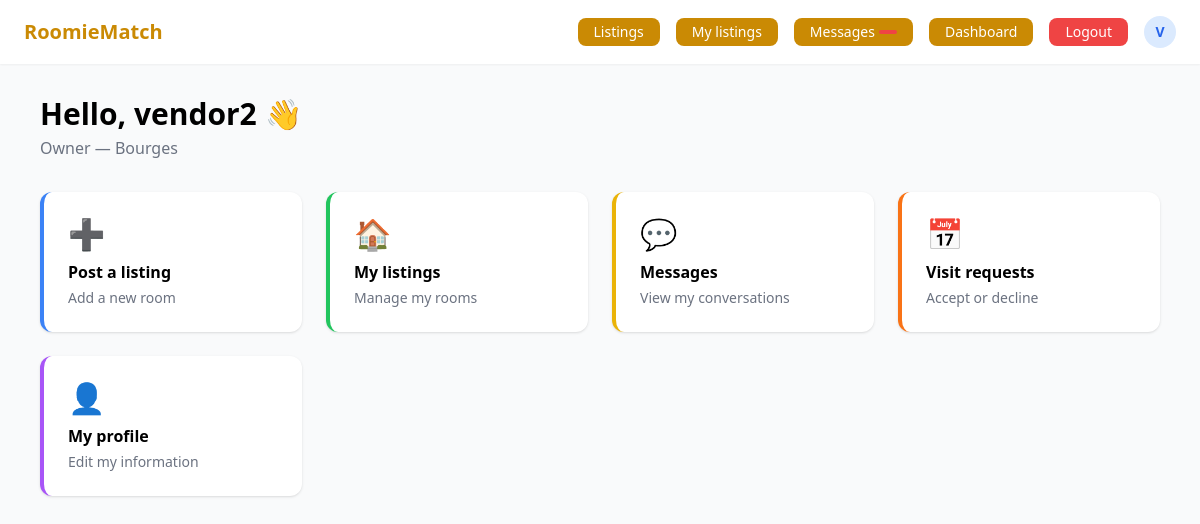
The page /accounts/dashboard/ (signed in) on the database as committed earlier.
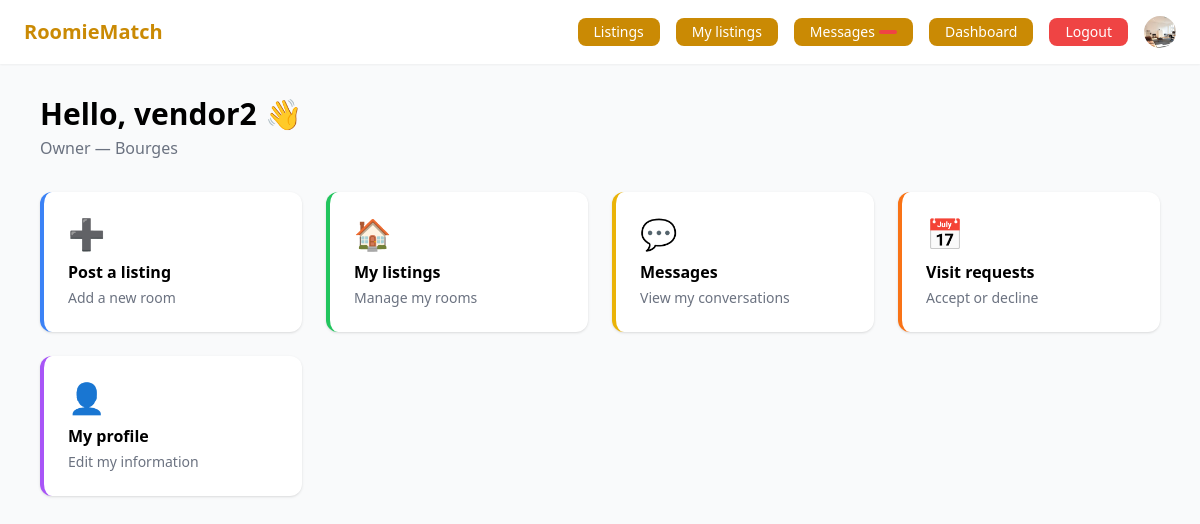
The same page on the database as committed later.
### accounts/models.py (models this page shows, shortened)
class User(AbstractUser):
    class Role(models.TextChoices):
        SEEKER = 'seeker', 'Seeker'    # looking for a room
        OWNER  = 'owner',  'Owner'     # offering a room
    role   = models.CharField(max_length=20, choices=Role.choices, default=Role.SEEKER)
    avatar = models.ImageField(upload_to='avatars/', null=True, blank=True)
    phone  = models.CharField(max_length=20, blank=True)
    bio    = models.TextField(blank=True)
    city   = models.CharField(max_length=100, blank=True)
    def is_seeker(self):
        return self.role == self.Role.SEEKER
    def is_owner(self):
        return self.role == self.Role.OWNER

### accounts/views.py (the view)
# urls.py: path('dashboard/', views.dashboard,   name='dashboard'),
@login_required
def dashboard(request):
    return render(request, 'accounts/dashboard.html')

### templates/accounts/dashboard.html (shortened to what this page needs)
{% extends 'base.html' %}
{% block content %}
<div class="mb-8">
  <h1 class="text-3xl font-bold">Hello, {{ user.username }} 👋</h1>
  <p class="text-gray-500 mt-1">{{ user.get_role_display }} — {{ user.city }}</p>
</div>
{% if user.is_seeker %}
  <div class="grid grid-cols-1 md:grid-cols-2 lg:grid-cols-4 gap-6">
    <a href="{% url 'matching:best_matches' %}"
       class="bg-white rounded-xl shadow p-6 hover:shadow-md transition border-l-4 border-blue-500">
      <p class="text-3xl mb-2">🎯</p>
      <p class="font-semibold">My best matches</p>
      <p class="text-gray-500 text-sm mt-1">See compatible listings</p>
    </a>
    <a href="{% url 'listings:list' %}"
       class="bg-white rounded-xl shadow p-6 hover:shadow-md transition border-l-4 border-green-500">
      <p class="text-3xl mb-2">🔍</p>
      <p class="font-semibold">Browse listings</p>
      <p class="text-gray-500 text-sm mt-1">Search all available rooms</p>
    </a>
    <a href="{% url 'messaging:inbox' %}"
       class="bg-white rounded-xl shadow p-6 hover:shadow-md transition border-l-4 border-yellow-500">
      <p class="text-3xl mb-2">💬</p>
      <p class="font-semibold">Messages</p>
      <p class="text-gray-500 text-sm mt-1">View my conversations</p>
    </a>
      <a href="{% url 'visits:my_visits' %}"
        class="bg-white rounded-xl shadow p-6 hover:shadow-md transition border-l-4 border-orange-500">
        <p class="text-3xl mb-2">📅</p>
        <p class="font-semibold">My visits</p>
        <p class="text-gray-500 text-sm mt-1">Track my visit requests</p>
      </a>
    <a href="{% url 'profile' %}"
       class="bg-white rounded-xl shadow p-6 hover:shadow-md transition border-l-4 border-purple-500">
      <p class="text-3xl mb-2">👤</p>
      <p class="font-semibold">My profile</p>
      <p class="text-gray-500 text-sm mt-1">Update my preferences</p>
    </a>
  </div>
{% else %}
  <div class="grid grid-cols-1 md:grid-cols-2 lg:grid-cols-4 gap-6">
    <a href="{% url 'listings:create' %}"
       class="bg-white rounded-xl shadow p-6 hover:shadow-md transition border-l-4 border-blue-500">
      <p class="text-3xl mb-2">➕</p>
      <p class="font-semibold">Post a listing</p>
      <p class="text-gray-500 text-sm mt-1">Add a new room</p>
    </a>
    <a href="{% url 'listings:my_listings' %}"
       class="bg-white rounded-xl shadow p-6 hover:shadow-md transition border-l-4 border-green-500">
      <p class="text-3xl mb-2">🏠</p>
      <p class="font-semibold">My listings</p>
      <p class="text-gray-500 text-sm mt-1">Manage my rooms</p>
    </a>
    <a href="{% url 'messaging:inbox' %}"
       class="bg-white rounded-xl shadow p-6 hover:shadow-md transition border-l-4 border-yellow-500">
      <p class="text-3xl mb-2">💬</p>
      <p class="font-semibold">Messages</p>
      <p class="text-gray-500 text-sm mt-1">View my conversations</p>
    </a>
      <a href="{% url 'visits:manage' %}"
        class="bg-white rounded-xl shadow p-6 hover:shadow-md transition border-l-4 border-orange-500">
        <p class="text-3xl mb-2">📅</p>
        <p class="font-semibold">Visit requests</p>
        <p class="text-gray-500 text-sm mt-1">Accept or decline</p>
      </a>
    <a href="{% url 'profile' %}"
       class="bg-white rounded-xl shadow p-6 hover:shadow-md transition border-l-4 border-purple-500">
      <p class="text-3xl mb-2">👤</p>
      <p class="font-semibold">My profile</p>
      <p class="text-gray-500 text-sm mt-1">Edit my information</p>
    </a>
  </div>
{% endif %}
{% endblock %}

### templates/base.html (shortened to what this page needs)
<!DOCTYPE html>
<html lang="en">
<head>
  <script src="https://cdn.tailwindcss.com"></script>
</head>
<body class="bg-gray-50 min-h-screen">
  <nav class="bg-white shadow-sm px-6 py-4 flex items-center justify-between">
    <a href="/" class="text-xl font-bold text-yellow-600">RoomieMatch</a>
    <div class="flex items-center gap-4 text-sm">
      <a href="{% url 'listings:list' %}" class="bg-yellow-600 text-white px-4 py-1 rounded-lg">
        Listings
      </a>
      {% if user.is_authenticated %}
        {% if user.is_owner %}
          <a href="{% url 'listings:my_listings' %}" class="bg-yellow-600 text-white px-4 py-1 rounded-lg">
            My listings
          </a>
        {% endif %}
        <a href="{% url 'messaging:inbox' %}" class="relative bg-yellow-600 text-white px-4 py-1 rounded-lg flex items-center gap-1">
           Messages
          <span id="unread-count"
                hx-get="{% url 'messaging:unread_count' %}"
                hx-trigger="load, every 30s"
                hx-swap="innerHTML"
                class="bg-red-500 text-white text-xs rounded-full px-1.5 py-0.5 min-w-[18px] text-center">
          </span>
        </a>
        <a href="{% url 'dashboard' %}" class="bg-yellow-600 text-white px-4 py-1 rounded-lg">
          Dashboard
        </a>
        <a href="{% url 'logout' %}" class="bg-red-500 text-white px-4 py-1 rounded-lg hover:bg-red-600">
          Logout
        </a>
        <a href="{% url 'profile' %}" class="flex items-center gap-2 hover:opacity-80">
          {% if user.avatar %}
            <img src="{{ user.avatar.url }}" class="w-8 h-8 rounded-full object-cover" />
          {% else %}
            <div class="w-8 h-8 rounded-full bg-blue-100 flex items-center justify-center text-sm font-bold text-blue-600">
              {{ user.username|first|upper }}
            </div>
          {% endif %}
        </a>
      {% else %}
        <a href="{% url 'login' %}"    class="bg-yellow-600 text-white px-4 py-1 rounded-lg hover:text-blue-600">Login</a>
        <a href="{% url 'register' %}" class="bg-blue-600 text-white px-4 py-1 rounded-lg hover:bg-blue-700">
          Sign Up
        </a>
      {% endif %}
    </div>
  </nav>
  <main class="max-w-6xl mx-auto px-4 py-8">
    {% block content %}{% endblock %}
  </main>
</body>
</html>

Rows that differ between the two databases and show on the page:
changed User "vendor2": avatar: picture added; avatar empty → "avatars/house3.jpg" (drawn); username|first "V" → (not shown)
